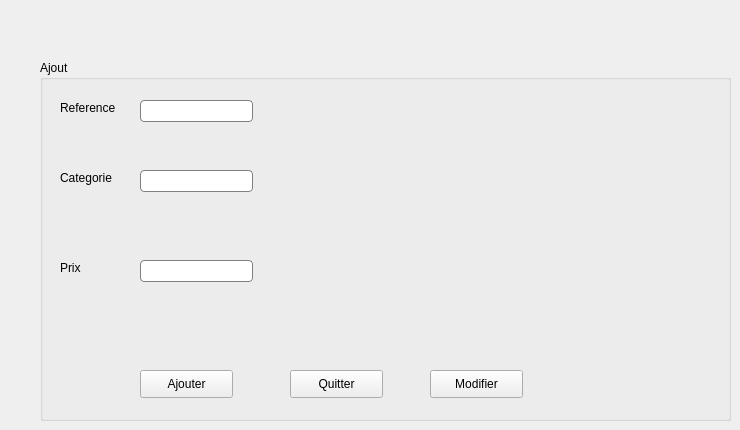
        <widget class="QWidget" name="tab_19">
         <attribute name="title">
          <string>Ajout ou Modifier Billet</string>
         </attribute>
         <widget class="QGroupBox" name="groupBox_10">
          <property name="geometry">
           <rect>
            <x>40</x>
            <y>60</y>
            <width>691</width>
            <height>361</height>
           </rect>
          </property>
          <property name="title">
           <string>Ajout</string>
          </property>
          <widget class="QLabel" name="label_28">
           <property name="geometry">
            <rect>
             <x>20</x>
             <y>40</y>
             <width>61</width>
             <height>16</height>
            </rect>
           </property>
           <property name="text">
            <string>Reference</string>
           </property>
          </widget>
          <widget class="QLabel" name="label_29">
           <property name="geometry">
            <rect>
             <x>20</x>
             <y>110</y>
             <width>56</width>
             <height>16</height>
            </rect>
           </property>
           <property name="text">
            <string>Categorie</string>
           </property>
          </widget>
          <widget class="QLabel" name="label_30">
           <property name="geometry">
            <rect>
             <x>20</x>
             <y>200</y>
             <width>56</width>
             <height>16</height>
            </rect>
           </property>
           <property name="text">
            <string>Prix</string>
           </property>
          </widget>
          <widget class="QLineEdit" name="ref_aj">
           <property name="geometry">
            <rect>
             <x>100</x>
             <y>40</y>
             <width>113</width>
             <height>22</height>
            </rect>
           </property>
           <property name="styleSheet">
            <string notr="true">QLineEdit {
padding: 1px;
border-style: solid;
border: 1px solid grey;
background:white;
border-radius: 4px;
}</string>
           </property>
          </widget>
          <widget class="QLineEdit" name="cat_aj">
           <property name="geometry">
            <rect>
             <x>100</x>
             <y>110</y>
             <width>113</width>
             <height>22</height>
            </rect>
           </property>
           <property name="styleSheet">
            <string notr="true">QLineEdit {
padding: 1px;
border-style: solid;
border: 1px solid grey;
background:white;
border-radius: 4px;
}</string>
           </property>
          </widget>
          <widget class="QLineEdit" name="prix_aj">
           <property name="geometry">
            <rect>
             <x>100</x>
             <y>200</y>
             <width>113</width>
             <height>22</height>
            </rect>
           </property>
           <property name="styleSheet">
            <string notr="true">QLineEdit {
padding: 1px;
border-style: solid;
border: 1px solid grey;
background:white;
border-radius: 4px;
}</string>
           </property>
          </widget>
          <widget class="QPushButton" name="ajouter_billet">
           <property name="geometry">
            <rect>
             <x>100</x>
             <y>310</y>
             <width>93</width>
             <height>28</height>
            </rect>
           </property>
           <property name="text">
            <string>Ajouter</string>
           </property>
          </widget>
          <widget class="QPushButton" name="pushButton_8">
           <property name="geometry">
            <rect>
             <x>250</x>
             <y>310</y>
             <width>93</width>
             <height>28</height>
            </rect>
           </property>
           <property name="text">
            <string>Quitter</string>
           </property>
          </widget>
          <widget class="QPushButton" name="modifier_billet">
           <property name="geometry">
            <rect>
             <x>390</x>
             <y>310</y>
             <width>93</width>
             <height>28</height>
            </rect>
           </property>
           <property name="text">
            <string>Modifier</string>
           </property>
          </widget>
         </widget>
        </widget>
